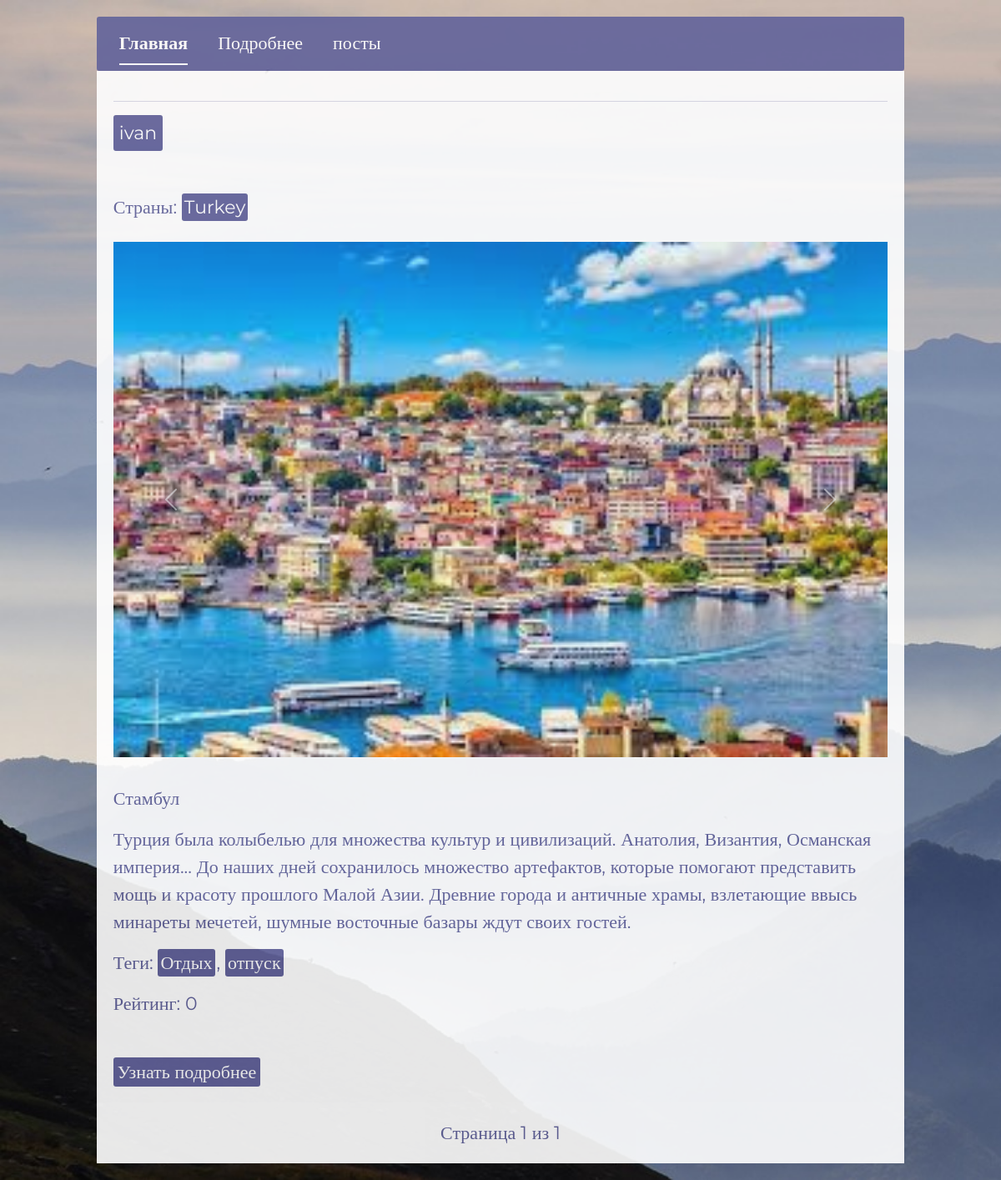
Screenshot of /posts/country/232/ (signed in) with the database file from the repository.
### user/models.py (models this page shows, shortened)
class Post(models.Model):
    create_date = models.DateTimeField(auto_now_add=True)
    author = models.ForeignKey(User, on_delete=models.CASCADE,  verbose_name='Автор', blank=False, null=True, related_name='posts')
    countries = models.ManyToManyField(Country, blank=False, verbose_name="Страны")
    subject = models.CharField(max_length=255, blank=False, null=True, verbose_name='Тема')
    body = models.TextField(validators=[MinLengthValidator(3)], blank=False, null=True, verbose_name='Тело поста')
    photos = models.ManyToManyField(Photo, blank=True, verbose_name='Фотографии')
    tags = models.ManyToManyField(Tag, blank=True, verbose_name='Теги')
    rating = models.IntegerField(default=0, verbose_name='Рейтинг')
    last_lifted_at = models.DateTimeField(null=True, blank=True, verbose_name='Последнее время поднятия')
    class Meta:
        verbose_name = 'Пост'
        verbose_name_plural = 'Посты'

class Photo(models.Model):
    image = models.ImageField(upload_to='post_photos/', validators=[validate_image_size], verbose_name='Фото')
    class Meta:
        verbose_name = 'Фото'
        verbose_name_plural = 'Фотки'

class Tag(models.Model):
    name = models.CharField(max_length=50, verbose_name='Тег')
    class Meta:
        verbose_name = 'Тег'
        verbose_name_plural = 'Теги'

### country/models.py (models this page shows, shortened)
class Country(models.Model):
    name = models.CharField(max_length=255, verbose_name='Название страны')
    top_level_domain = models.CharField(max_length=255, blank=True, verbose_name='Топ-уровневый домен')
    alpha2_code = models.CharField(max_length=255, blank=True, verbose_name='Двухбуквенный код страны')
    alpha3_code = models.CharField(max_length=255, blank=True, verbose_name='Трехбуквенный код страны')
    calling_code = models.CharField(max_length=255, blank=True, verbose_name='Телефонный код')
    capital = models.CharField(max_length=255, blank=True, verbose_name='Столица')
    alt_spellings = models.TextField(blank=True, verbose_name='Альтернативные написания')
    region = models.CharField(max_length=255, blank=True, verbose_name='Регион')
    class Meta:
        verbose_name = 'Страна'
        verbose_name_plural = 'Страны'

### user/views.py (the view)
# urls.py: path('posts/country/<int:country_id>/', views.posts_by_country_view, name='posts_by_country'),
@login_required
def posts_by_country_view(request, country_id):
    cache_key_profile = f"profile_{request.user.id}"
    profile = cache.get(cache_key_profile)
    if not profile:
        profile = Profile.objects.get(user=request.user)
        cache.set(cache_key_profile, profile, timeout=60*5)
    blocked_response = check_user_blocked(profile)
    if blocked_response:
        return blocked_response
    active_link = 'posts_by_country_view'
    cache_key_country = f"country_{country_id}"
    country = cache.get(cache_key_country)
    if not country:
        country = get_object_or_404(Country, id=country_id)
        cache.set(cache_key_country, country, timeout=60*5)
    cache_key_posts = f"posts_by_country_{country_id}"
    posts = cache.get(cache_key_posts)
    if not posts:
        posts = Post.objects.filter(countries=country).order_by('-create_date')
        cache.set(cache_key_posts, posts, timeout=60*5)
    paginator = Paginator(posts, 10)
    page_number = request.GET.get('page')
    page_obj = paginator.get_page(page_number)
    context = {
        'active_link': active_link,
        'country': country,
        'posts': page_obj,
    }
    return render(request, 'country/country_detail.html', context)

### user/context_processors.py (called while the page is built)
def global_context(request):
    latest_posts = Post.objects.order_by('-create_date')[:3]
    tag_cloud = Tag.objects.all()
    top_users = Profile.objects.annotate(
        posts_count=Count('user__posts'),
        total_rating=Sum('user__posts__rating')
    ).filter(total_rating__gt=0).order_by('-total_rating')[:5]
    return {
        'latest_posts': latest_posts,
        'tag_cloud': tag_cloud,
        'top_users': top_users,
    }

### user/permissions.py (called while the page is built)
def check_user_blocked(profile):
    if profile.is_blocked:
        return HttpResponse("Ваш аккаунт заблокирован. Вы не можете создавать посты.", status=403)
    return None

### templates/country/country_detail.html (shortened to what this page needs)
{% extends 'base.html' %}
{% block extra_css %}
    {% load static %}
    <link rel="stylesheet" href="{% static 'css/country_detail.css' %}">
{% endblock %}
{% block content %}
<div id="wrapper">
    <div id="index-nav">
        <ul class="nav nav-underline">
          <li class="nav-item" id="index-nav-item">
            <a id="index-link" class="nav-link active" aria-current="page" href="{% url 'index'%}">Главная</a>
          </li>
          <li class="nav-item" id="index-nav-item">
            <a id="index-link" class="nav-link" aria-current="page" href="{% url 'country_detail' country.id %}">Подробнее</a>
          </li>
          <li class="nav-item" id="index-nav-item">
            <a id="index-link" class="nav-link" href="{% url 'posts_by_country' country.id %}">посты</a>
          </li>
        </ul>
    </div>
    {% if active_link == 'posts_by_country_view' %}
        {% for post in posts %}
        <div id="lenta">
            <hr>
            <div id="author">
                <a href="{% url 'profile_detail' post.author.id %}">{{post.author }}</a>
        </div>
        <br>
        <div id="country">
            {% if post.countries.exists %}
                <p>Страны:
                    {% for country in post.countries.all %}
                    <a href="{% url 'country_detail' country.id %}">{{ country.name }}</a>{% if not forloop.last %} {% endif %}
                    {% endfor %}
                </p>
            {% else %}
                <p>Страны не указаны</p>
            {% endif %}
        </div>
        <div id="post_{{ post.id }}" class="carousel slide" data-bs-ride="carousel">
            <div class="carousel-inner">
                {% if post.photos.exists %}
                    {% for photo in post.photos.all %}
                        <div class="carousel-item {% if forloop.first %}active{% endif %}">
                            <img src="{{ photo.image.url }}" class="d-block w-100" alt="photo">
                        </div>
                    {% endfor %}
                {% else %}
                    <div class="carousel-item active">
                        <img src="" class="d-block w-100" alt="Нет фотографий">
                    </div>
                {% endif %}
            </div>
            <button class="carousel-control-prev" type="button" data-bs-target="#post_{{ post.id }}" data-bs-slide="prev">
                <span class="carousel-control-prev-icon" aria-hidden="true"></span>
            </button>
            <button class="carousel-control-next" type="button" data-bs-target="#post_{{ post.id }}" data-bs-slide="next">
                <span class="carousel-control-next-icon" aria-hidden="true"></span>
            </button>
        </div>
        <br>
        <div id="subject">
            <p>
                {{post.subject }}
            </p>
        </div>
        <div id="info-text">
            <p>
                {{post.body }}
            </p>
        </div>
        <div id="teg">
            {% if post.countries.exists %}
                <p>Теги:
                    {% for tag in post.tags.all %}
                    <a href="{% url 'posts_by_tag' tag.id %}">{{ tag.name }}</a>{% if not forloop.last %}, {% endif %}
                    {% endfor %}
                </p>
            {% else %}
                <p>Теги не указаны</p>
            {% endif %}
        </div>
        <div id="rating-{{ post.id }}">
            <p>Рейтинг: <span class="rating-value">{{ post.rating }}</span></p>
        </div>
        <br>
        <div id="detail-post-link">
            <a href="{% url 'post_detail' post.id %}">Узнать подробнее</a>
        </div>
    </div>
        {% endfor %}
        <div id="lenta">
            <div id="poginator-button">
                <span id="step-links">
                    <span id="current">
                        Страница {{ posts.number }} из {{ posts.paginator.num_pages }}
                    </span>
                </span>
            </div>
        </div>
    {% endif %}
</div>
{% endblock %}

### static/css/base.css (style rules this page uses)
x1html, body, div, span, applet, object, iframe, h1, h2, h3, h4, h5, h6, p, blockquote, pre, a, abbr, acronym, address, big, cite, code, del, dfn, em, img, ins, kbd, q, s, samp, small, strike, strong, sub, sup, tt, var, b, u, i, center, dl, dt, dd, ol, ul, li, fieldset, form, label, legend, table, caption, tbody, tfoot, thead, tr, th, td, article, aside, canvas, details, embed, figure, figcaption, footer, header, hgroup, menu, nav, output, ruby, section, summary, time, mark, audio, video { margin: 0; padding: 0; border: 0; font-size: 100%; font: inherit; vertical-align: baseline; }
body { line-height: 1; }
ol, ul { list-style: none; }
html { box-sizing: border-box; }
*, *::before, *::after { box-sizing: inherit; }
#body { height: auto !important; background-image: url(../img/mountains-3699372_1280.jpg); background-repeat: no-repeat; background-size: cover; font-family: 'Montserrat'; font-size: 22px; font-weight: 400; color:#000000; display: flex; justify-content: center; align-items: center; }
#wrapper { display: flex; flex-direction: column; align-items: center; justify-content: center; margin: 0 auto; padding: 20px; }
#wrapper #index-nav { width: 90%; height: auto; background-color: #62639B; padding: 5px; border-radius: 3px; border: 2px solid #62639B; text-align: center; opacity: 0.9; }
#lenta { width: 90%; background-color: white; opacity: 0.9; padding: 20px; color: #62639B; }
#author { display: flex; justify-content: space-between; align-items: center; margin-bottom: 10px; }
#author a { margin-right: 20px; text-decoration: none; color: white; background-color: #62639B; padding: 3px 5px; border-radius: 3px; border: 2px solid #62639B; }
#index-nav-item { margin-left: 20px; }
#index-link { color: white; }
#detail-post-link a { text-decoration: none; color: white; background-color: #62639B; padding: 4px 5px; border-radius: 3px; }
#country p { line-height: 50px }
#country a { text-decoration: none; color: white; background-color: #62639B; padding: 3px 3px; border-radius: 3px; margin-right: 2px; }
#teg a { text-decoration: none; color: white; background-color: #62639B; padding: 3px 3px; border-radius: 3px; margin-right: 2px; }
#lenta #poginator-button { display: flex; flex-direction: column; align-items: center; justify-content: center; }
#poginator-button #current { margin-left: 10px; margin-right: 10px; }

### rows the page displays
Post: author "ivan", subject "Стамбул", body "Турция была колыбелью для множества культур и цивилизаций. Анатолия, Византия, Османская империя... До наших дней сохранилось множество артефактов, которые помогают представить мощь и красоту прошлого Малой Азии. Древние города и античные храмы, взлетающие ввысь минареты мечетей, шумные восточные базары ждут своих гостей.", rating "0"
Country: name "Turkey"
Photo: image (picture)
Tag: name "Отдых"
Tag: name "отпуск"

### other values shown
{{ posts.number }} "1"
{{ posts.paginator.num_pages }} "1"
